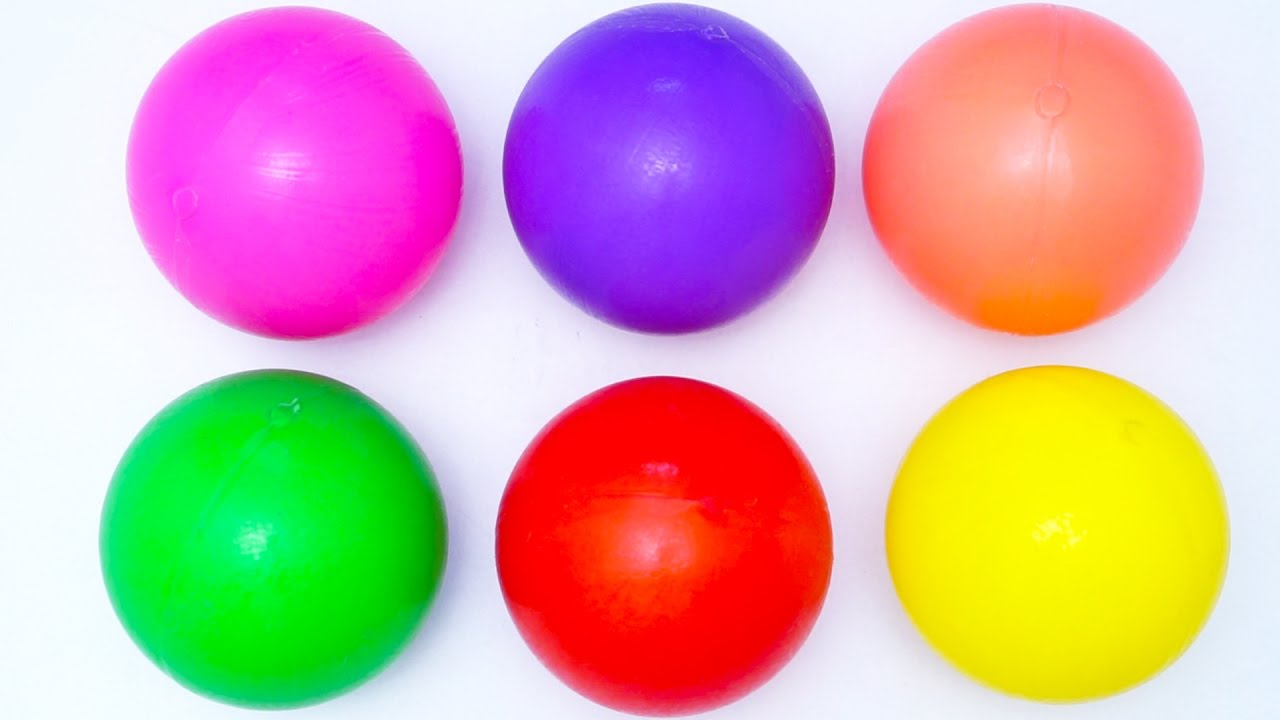
#> input picture color_filter/balls.jpg, 1280 x 720 px
$ python example.py
#> lines starting #> are read from the running program, lines starting #| are printed output that depends on the picture; after the words box and inside, x2 and y2 are one past the last pixel; in counts of white or black regions, pixels touching at a corner belong together
import cv2
import numpy as np
image=cv2.imread('balls.jpg')
#> image is the input picture: shape (720, 1280, 3); mean B, G, R 166, 170, 209.3
gray = cv2.cvtColor(image, cv2.COLOR_BGR2HSV)
#> gray: shape (720, 1280, 3); mean H, S, V 91.9, 130.8, 244.9
boundary = [
	((144,102,211), (163,255,255)),
	((104,99,12), (144,255,255)),
	((0,53,248), (9,175,255)),
	((40,89,120), (114,255,255)),
    ((0,199,123),(7,255,255)),
    ((19,138,223),(48,255,255))
]
i=0
for (lower,upper) in boundary:
    lower = np.array(lower, np.uint8)
    upper = np.array(upper, np.uint8)


    mask = cv2.inRange(gray, lower ,upper )
    output = cv2.bitwise_and(image, image, mask=mask)


    cv2.imshow("images", np.hstack([image, output]))
    cv2.waitKey(0)
    cv2.imwrite('ballsd{}.jpg'.format(i),output)
    i+=1
#> this loop made 6 passes
#> pass 1, `mask = cv2.inRange(gray, lower ,upper )`:
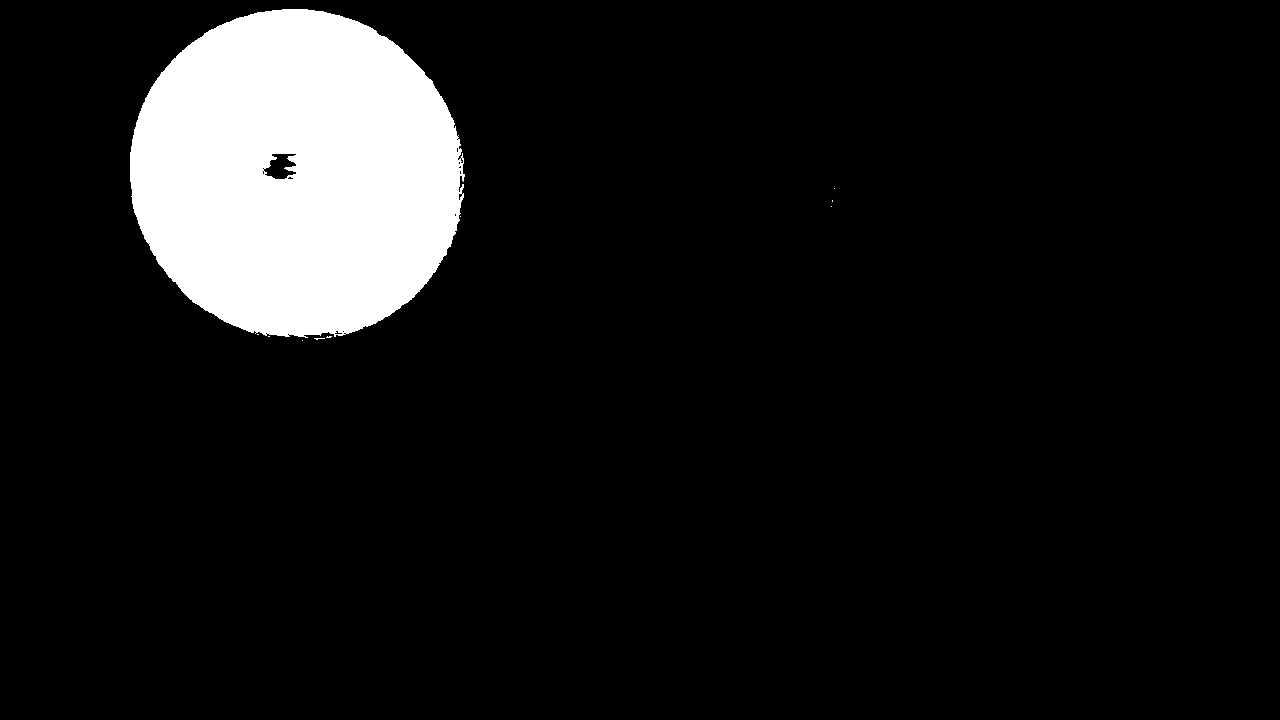
#> mask: shape (720, 1280); 9.3% white; 10 white regions (9 under 20 px), largest, box (x1, y1, x2, y2) and area: (130, 9, 465, 338) 85994
#> pass 1, `output = cv2.bitwise_and(image, image, mask=mask)`:
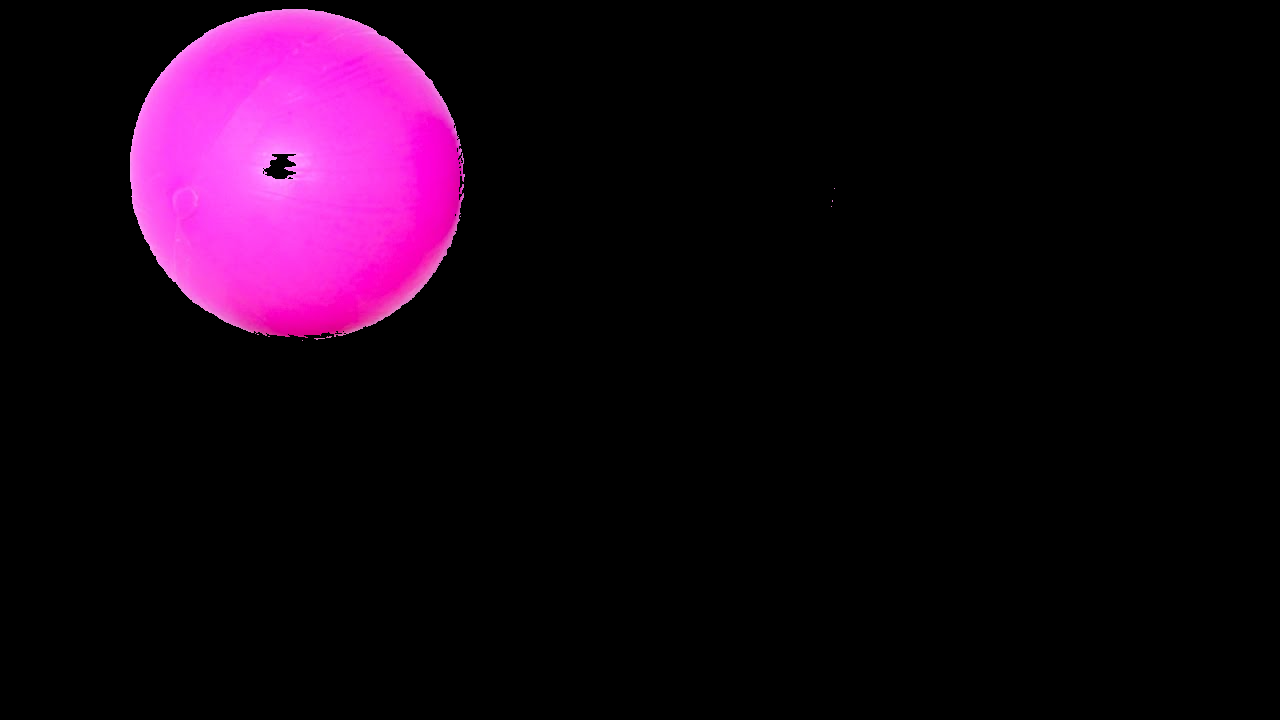
#> output: shape (720, 1280, 3); mean B, G, R 21.3, 5.6, 23.5
#> pass 1, `cv2.imshow("images", np.hstack([image, output]))`:
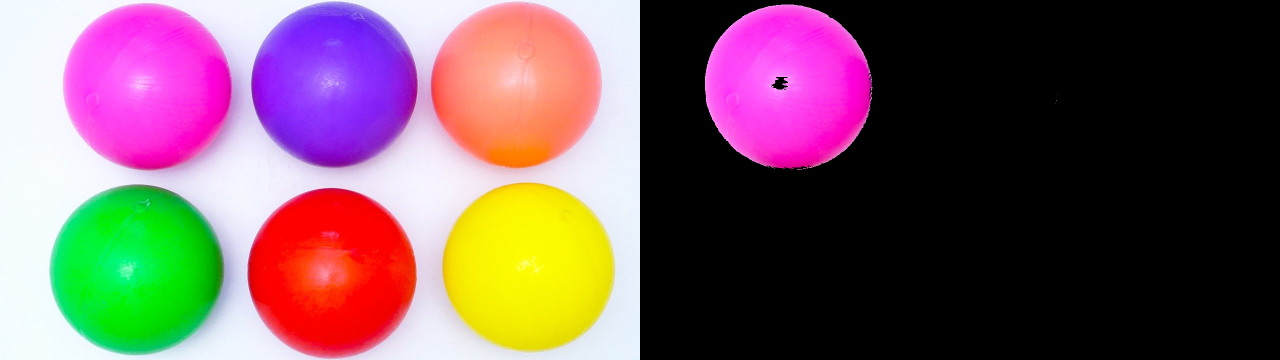
#> window 'images': shape (720, 2560, 3) (shown at 1/2 size); mean B, G, R 93.7, 87.8, 116.4
#> pass 2, `mask = cv2.inRange(gray, lower ,upper )`:
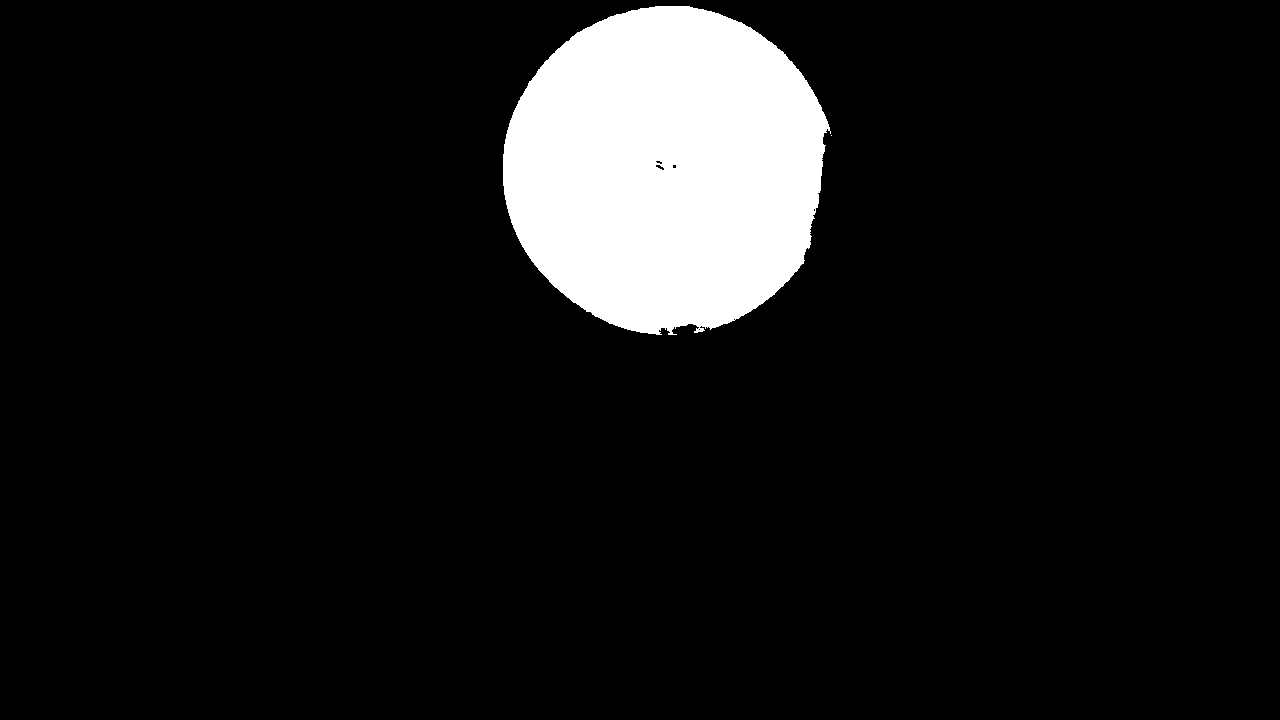
#> mask: shape (720, 1280); 9% white; 2 white regions (1 under 20 px), largest, box (x1, y1, x2, y2) and area: (503, 6, 831, 335) 83395
#> after the loop, i = 6

$ run again, with color_filter/rn1.png saved as color_filter/balls.jpg
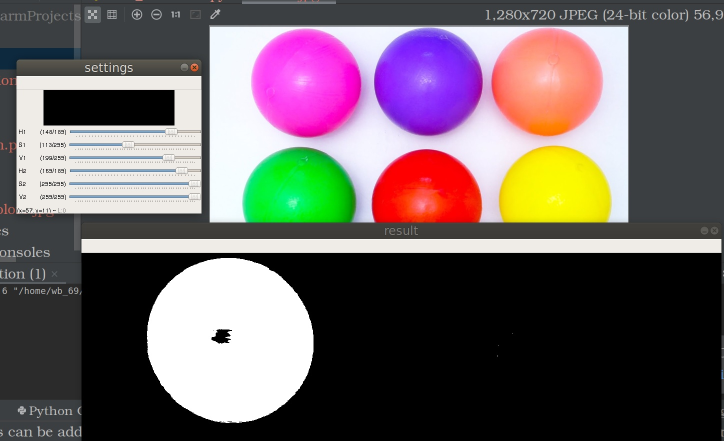
#> input picture color_filter/rn1.png, 1448 x 882 px (shown at 1/2 size)
#> image is the input picture: shape (882, 1448, 3); mean B, G, R 98.9, 97.1, 108.5
#> gray: shape (882, 1448, 3); mean H, S, V 46.6, 42.6, 118.9
#> the loop `for (lower,upper) in boundary:` made 6 passes
#> pass 1, `cv2.imshow("images", np.hstack([image, output]))`:
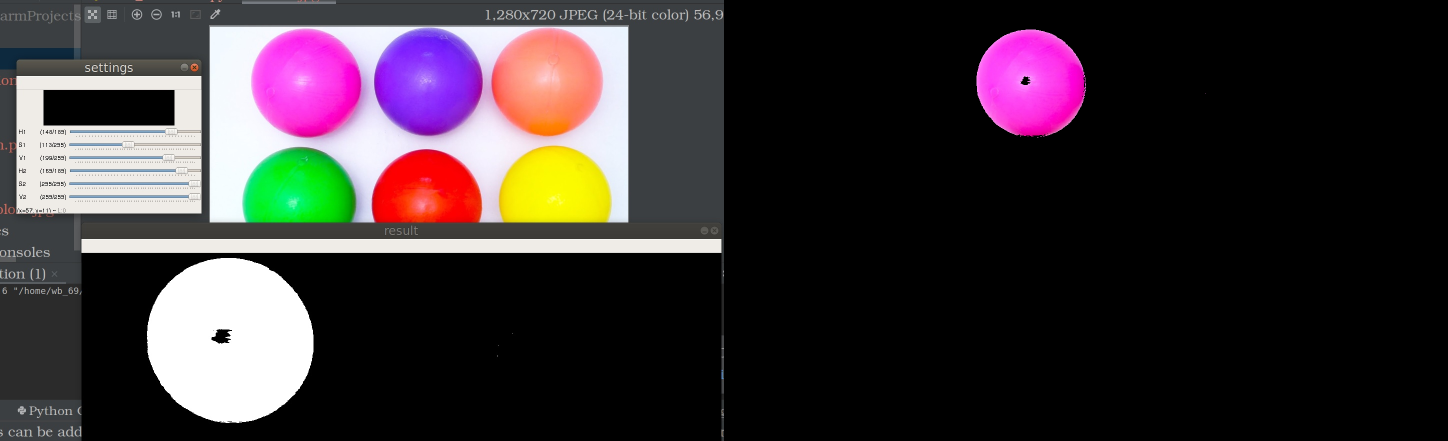
#> window 'images': shape (882, 2896, 3) (shown at 1/2 size); mean B, G, R 52.7, 49.4, 57.8
#> pass 2, `mask = cv2.inRange(gray, lower ,upper )`:
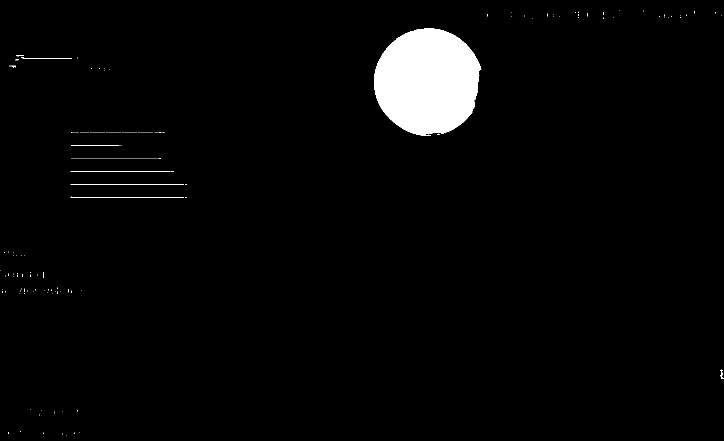
#> mask: shape (882, 1448) (shown at 1/2 size); 2.9% white; 285 white regions (277 under 20 px), largest, box (x1, y1, x2, y2) and area: (748, 57, 963, 272) 35517, (141, 369, 368, 370) 227, (141, 395, 368, 396) 227
#> after the loop `for (lower,upper) in boundary:`: i = 6
